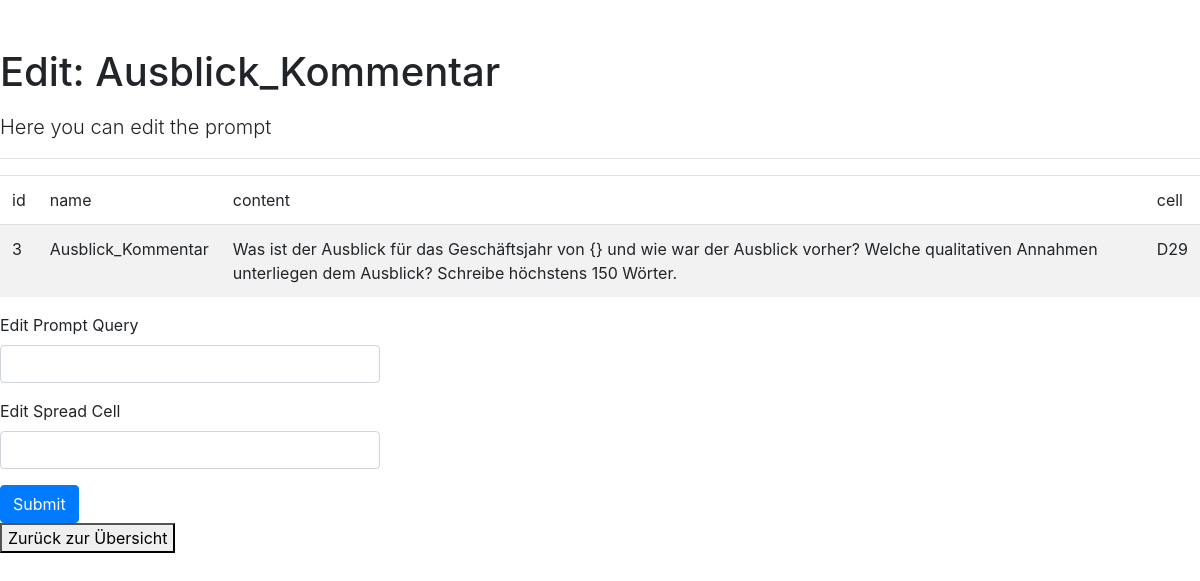
Before: /edit/3 with the older database file.
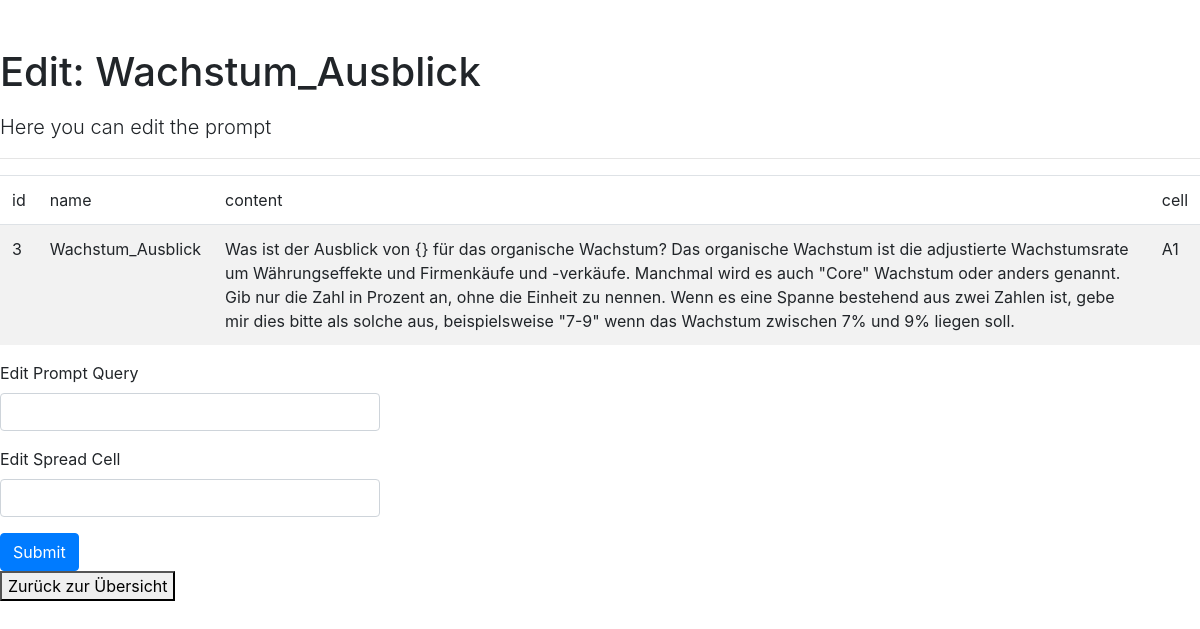
After: the same page with the newer database file.
### app/models.py (models this page shows)
class Prompts(db.Model):
    id = db.Column(db.Integer, primary_key=True)
    name = db.Column(db.String(80), nullable=False)
    content = db.Column(db.String(400), nullable=False)
    gsheetcell = db.Column(db.String(400), nullable=False)

### app/routes.py (the view)
@app.route('/edit/<id>', methods=['GET', 'POST'])
def editprompt(id):
    print("this is the ID"+ id)
    prompt = Prompts.query.filter_by(id=id).first_or_404()
    form = EditQueryForm()
    print(prompt)
    if form.validate_on_submit():
        prompt.content = form.querycontent.data
        prompt.gsheetcell = form.cell.data
        db.session.commit()
        flash('Your changes have been saved.')
    return render_template('editprompt.html', form=form, prompt=prompt)

### app/forms.py
class EditQueryForm(FlaskForm):
    querycontent = StringField('Edit Prompt Query')
    cell = StringField('Edit Spread Cell')
    submit = SubmitField('Submit')

### templates/editprompt.html
{% extends "base.html" %}
{% from 'bootstrap/form.html' import render_form, render_field %}
{% block content %}
      <h1 class="pt-5 pb-2">Edit: {{prompt.name}}</h1>
      <p class="lead">Here you can edit the prompt </p>
      <hr>
          <div>
            <table id="data" class="table table-striped">
                <thead>
                    <tr>
                        <td>id</td>
                        <td>name</td>
                        <td>content</td>
                        <td>cell</td>
                    </tr>
                </thead>
            <tbody>
                <tr>
                    <td>{{prompt.id}}</td>
                    <td>{{prompt.name}}</td>
                    <td>{{prompt.content}}</td>
                    <td>{{prompt.gsheetcell}}</td>
                </tr>
            </tbody>
        </table>
        <div class="row">
            <div class="col-md-4">
                {{ render_form(form)}}
            </div>
        </div>
        <a href= "/edit" >
            <button class="GFG">
               Zurück zur Übersicht
            </button>
        </a>
          </div>
      {% endblock %}

### templates/base.html (shortened to what this page needs)
<!doctype html>
<html lang="en">
    <head>
        {% block head %}
        {% block styles %}
            {{ bootstrap.load_css() }}
        {% endblock %}
        {% endblock %}
    </head>
    <body>
        {% block content %}
        {% endblock %}
    </body>
</html>

Changed rows visible on the page:
changed Prompts id 3: name "Ausblick_Kommentar" → "Wachstum_Ausblick"; content "Was ist der Ausblick für das Geschäftsjahr von {} und wie war der Ausblick vorher? Welche qualitativen Annahmen unterliegen dem Ausblick? Schreibe höchstens 150 Wörter." → "Was ist der Ausblick von {} für das organische Wachstum? Das organische Wachstum ist die adjustierte Wachstumsrate um Währungseffekte und Firmenkäufe und -verkäufe. Manchmal wird es auch \"Core\" Wachstum oder anders genannt. Gib nur die Zahl in Prozent an, ohne die Einheit zu nennen. Wenn es eine Spanne bestehend aus zwei Zahlen ist, gebe mir dies bitte als solche aus, beispielsweise \"7-9\" wenn das Wachstum zwischen 7% und 9% liegen soll."; gsheetcell "D29" → "A1"
